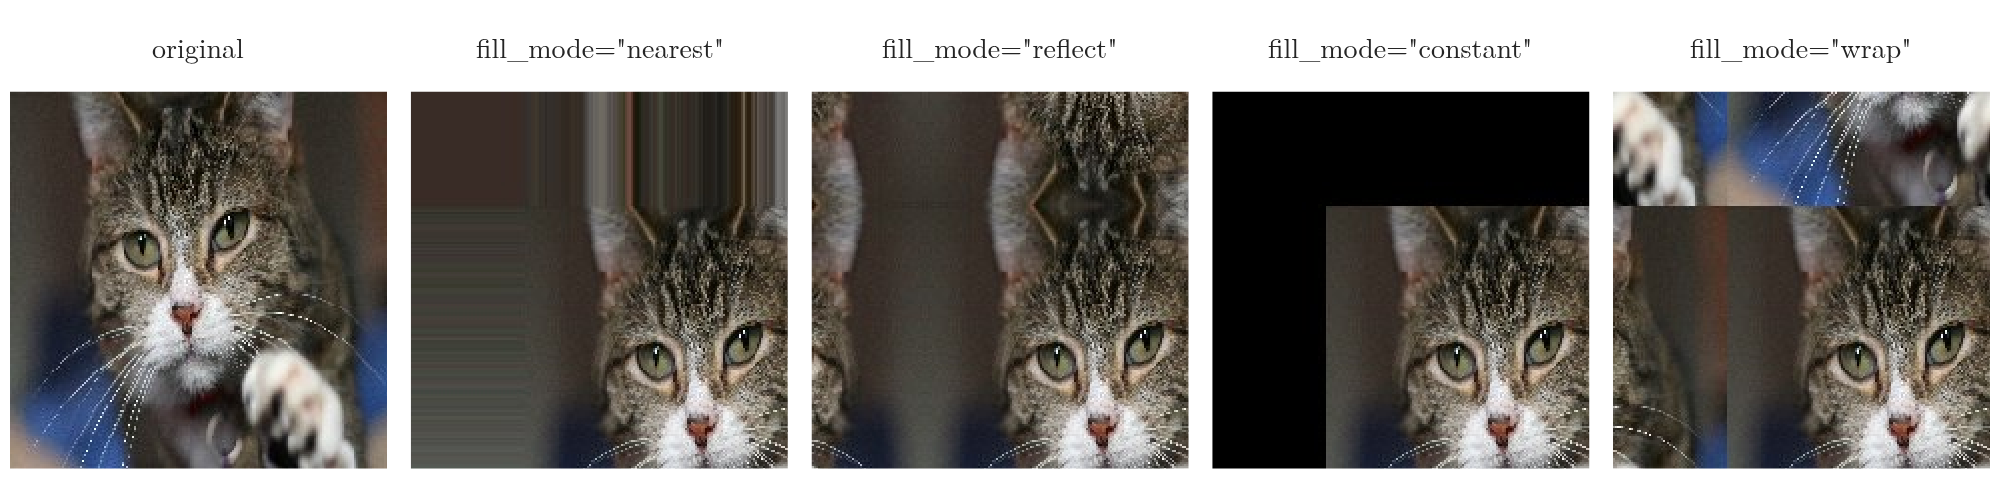

Python code for this plot:
"""The photo shifted 30% right and down, with the empty pixels filled in four ways (Plotly image grid)."""
from pathlib import Path
import numpy as np
from PIL import Image
import plotly.graph_objects as go
from plotly.subplots import make_subplots
from common import FONT

here = Path(__file__).parent
aug = here.parent / "data" / "aug"
modes = ["nearest", "reflect", "constant", "wrap"]
fig = make_subplots(rows=1, cols=5, horizontal_spacing=0.012,
                    subplot_titles=["original"] + [f'fill_mode="{m}"' for m in modes])
fig.add_trace(go.Image(z=np.array(Image.open(aug / "original.jpg"))), row=1, col=1)
for c, m in enumerate(modes, start=2):
    fig.add_trace(go.Image(z=np.array(Image.open(aug / f"fill_{m}.jpg"))), row=1, col=c)
fig.update_xaxes(visible=False)
fig.update_yaxes(visible=False)
fig.update_annotations(font=dict(size=14))
fig.update_layout(template="simple_white", width=1000, height=250, font=FONT, margin=dict(l=5, r=5, t=35, b=5))
fig.write_image(here / "fill_modes.png", scale=2)
fig.write_image(here / "fill_modes.pdf")
